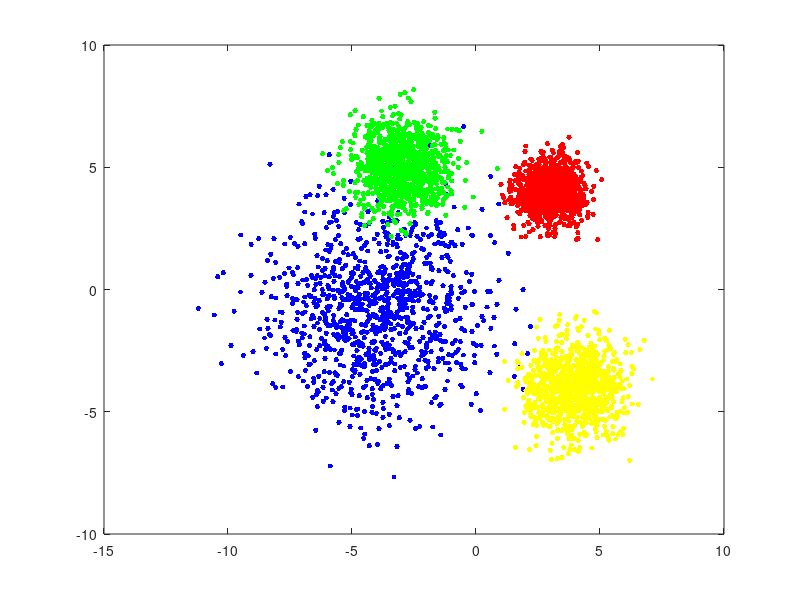

Here is the MATLAB script that generated this plot: (Note: this script raises an error after producing the figure.)
% Generate a 2D uncorrelated dataset
% Implement KMeans from first principles 
%
clc;
close all;
clear;
% 1. Generate dataset
%%%%%%%%%%%%%%%%%%%%%%%%%%%%%%%%%%%%%%%%
Mean1 = [-4; -1];
Std1 = std(Mean1);
Mean2 = [3; 4];
Std2 = std(Mean2);
Mean3 = [4; -4];
Std3 = 1;
Mean4 = [-3; 5];
Std4 = 1;
samples = 1000; 
data1 = Std1 * randn(2, samples) + repmat(Mean1, 1, samples);
data2 = Std2 * randn(2, samples) + repmat(Mean2, 1, samples);
data3 = Std3 * randn(2, samples) + repmat(Mean3, 1, samples);
data4 = Std4 * randn(2, samples) + repmat(Mean4, 1, samples);
figure;
plot(data1(1, :), data1(2,:),'b.', 'MarkerSize',12);
hold on;
plot(data2(1,:), data2(2,:), 'r.', 'MarkerSize',12);
plot(data3(1,:), data3(2,:), 'y.', 'MarkerSize',12);
plot(data4(1,:), data4(2,:), 'g.', 'MarkerSize',12);
legend('Dataset 1', 'Dataset 2', 'Dataset 3', 'Dataset 4', 'location', 'NW'); 
title('Original Dataset');
hold off;
xlabel('x-value');
ylabel('y-value');
xlim([-10 10]);
ylim([-8 12]);
grid on;

% 2.Concatenate the training datasets and plot
%%%%%%%%%%%%%%%%%%%%%%%%%%%%%%%%%%%%%%%%%%%%%%%%%%%%%%%%%%%%%%%%%%%
trainData = [data1 data2 data3 data4];
figure;
plot(trainData(1, :), trainData(2,:),'b.', 'MarkerSize',12);
legend('Dataset','location', 'NW'); %'best');
title('Merged Dataset');
xlabel('x-value');
ylabel('y-value');
xlim([-10 10]);
ylim([-8 12]);
grid on;

% 3. Implement KMeans from first principles
%%%%%%%%%%%%%%%%%%%%%%%%%%%%%%%%%%%%%%%%%%%%%%%
X = trainData';
K = 4;
max_iterations = 10; %5;
max_k = 10;
% randomly assign the K data points as the initial "centroids" of the K clusters
elbow_found = false;
k_sumD = zeros(max_k,1);
k_mse = zeros(max_k,1);
final_centroids = zeros(max_k,2);
final_indices = zeros(max_k,1);
all_indices = zeros(max_k, 4000);
elbow = 0;
for k = 1:max_k % iterate through multiple K values 
    centroids = initCentroids(X,k);
    sumD = zeros(k,1);
    for i = 1:max_iterations
        indices = getClosestCentroids(X, centroids); % reassign the indices to the relevant clusters
        [centroids, distances] = computCentroidsandDistances(X, indices, k); % recalculate centroids, and distances among all clusters
        sumD(i) = distances; 
        k_mse(i) = mean_squared_error(distances);
        all_indices(k, :) = indices;

    end


    
end
%idx = kmeans (X, K); %this is to use kmeans function to calculate the
%indices for each cluster
   figure;
   plot(sumD, 'bo-', 'linewidth',2);
   title('Overall distances vs. number of iterations');
    xlabel('Iterations');
    ylabel('Overall distances');
    grid on;
%%%%%%%%%%%%%%%%%%%%%%%%%%%%%%%%%%%%%%%%%%%%%%%%%%%%%%%%%%%%%%%%%%%%%%%%%%%
% Plotting each k_sumD
figure;
plot(k_sumD, 'bo-', 'LineWidth',2);
title('Elbow Method for Optimal K');
    xlabel('K value')
    ylabel('MSE');
    grid on;

% 4. Run your KMeans function on the data and plot results
%%%%%%%%%%%%%%%%%%%%%%%%%%%%%%%%%%%%%%%%%%%%%%%%%%%%%%%%%%%%%%%%%%%%%%%%%%%
message = sprintf('KMeans Clustering (MaxIterations = %d)', max_iterations);
figure;


plot(trainData(1, indices == 1), trainData(2, indices == 1),'.', 'Color', [rand,rand,rand], 'MarkerSize',12);
hold on;
plot(trainData(1, indices == 2), trainData(2, indices == 2),'.', 'Color', [rand,rand,rand], 'MarkerSize',12);
plot(trainData(1, indices == 3), trainData(2, indices == 3),'.', 'Color', [rand,rand,rand], 'MarkerSize',12);
plot(trainData(1, indices == 4), trainData(2, indices == 4),'.', 'Color', [rand,rand,rand], 'MarkerSize',12);


plot(centroids(1,1),centroids(1,2),'kx', 'MarkerSize',15,'LineWidth',3); %for the 1st centroid
plot(centroids(2,1),centroids(2,2),'kx', 'MarkerSize',15,'LineWidth',3); %for the 2nd centroid
plot(centroids(3,1),centroids(3,2),'kx', 'MarkerSize',15,'LineWidth',3); %for the 3rd centroid
plot(centroids(4,1),centroids(4,2),'kx', 'MarkerSize',15,'LineWidth',3); %for the 4th centroid

xlabel('x-value');
ylabel('y-value');
xlim([-10 10]);
ylim([-8 12]);
grid on;
